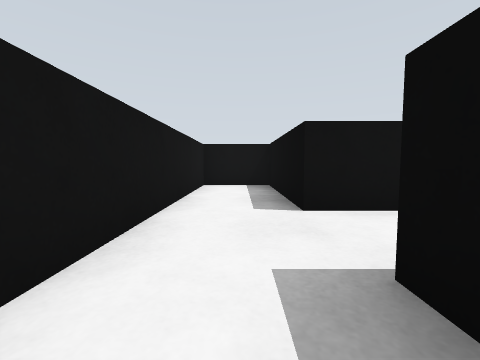
[1] (above)

19 first-person views from a walk through a world built for the Gazebo simulator. The camera is 0.15 m above the floor, tilts 4° down and sees 90° across. The floor is counted in squares, 0.25 m on a side. Each view is taken from the middle of a square. On the plan, view 1 faces up. The plan holds only what a view shows up to about 9 squares ahead; the rest is blank. The place goes on beyond the plan.

[2]
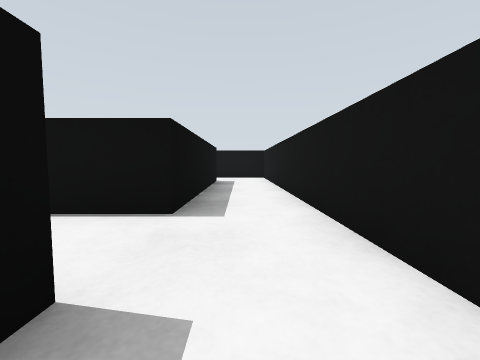

[3]
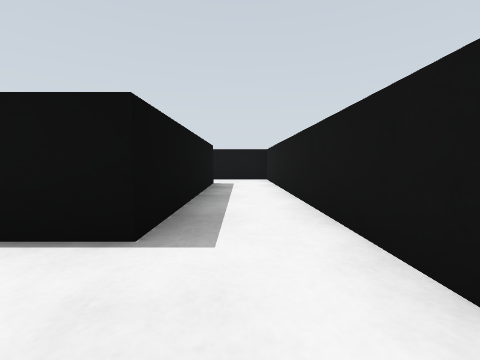

[4]
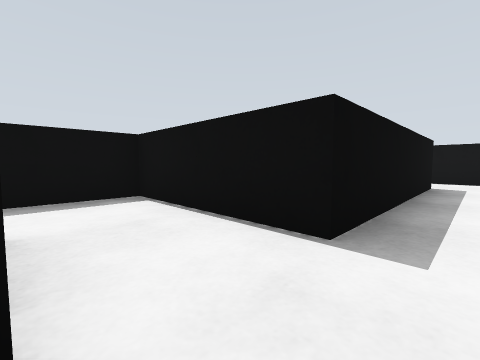

[5]
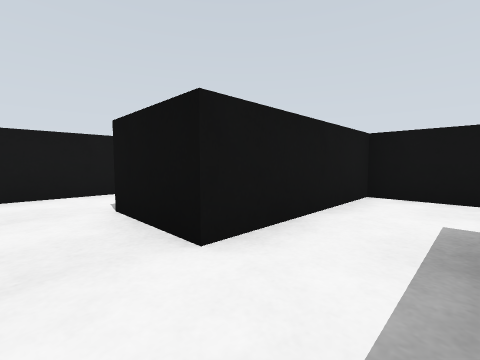

[6]
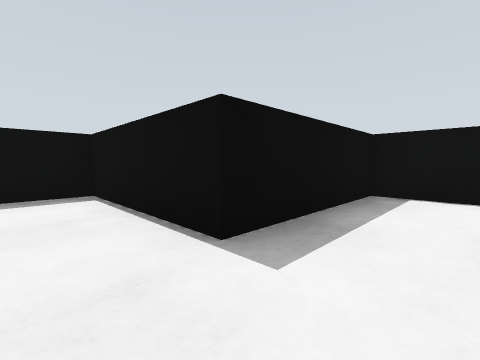

[7]
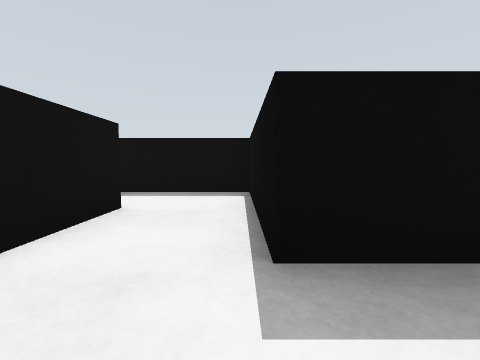

[8]
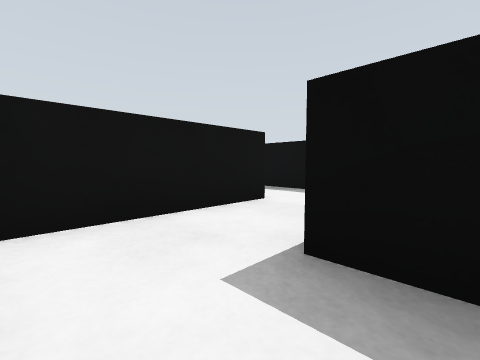

[9]
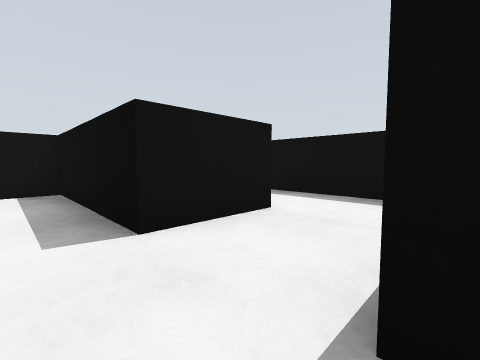

[10]
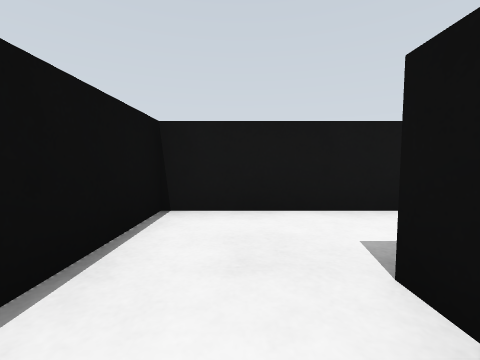

[11]
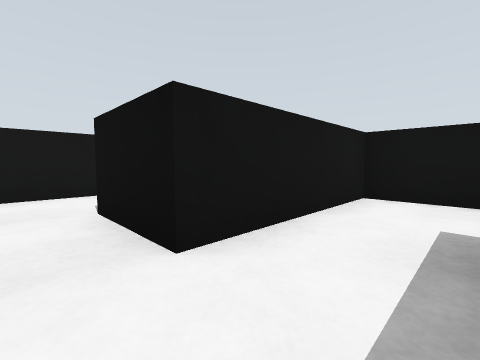

[12]
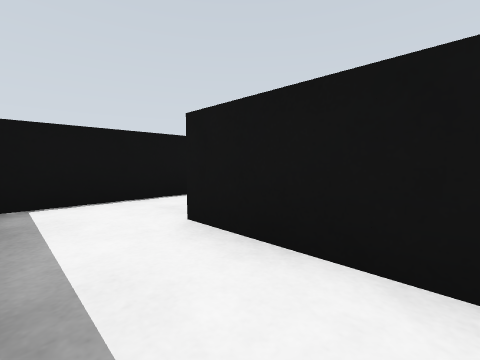

[13]
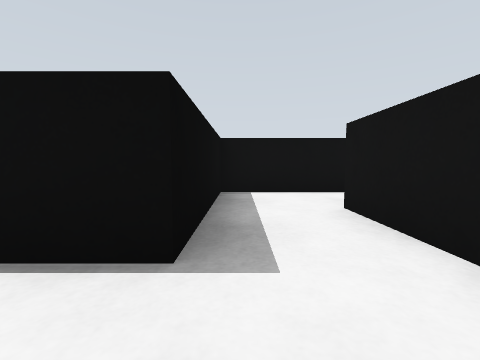

[14]
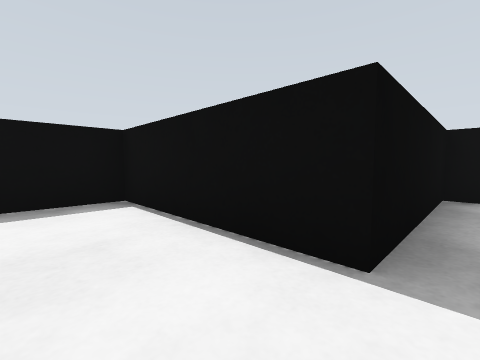

[15]
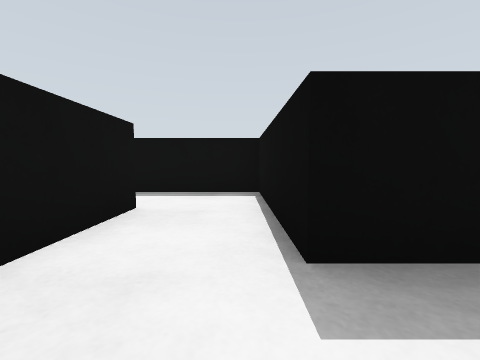

[16]
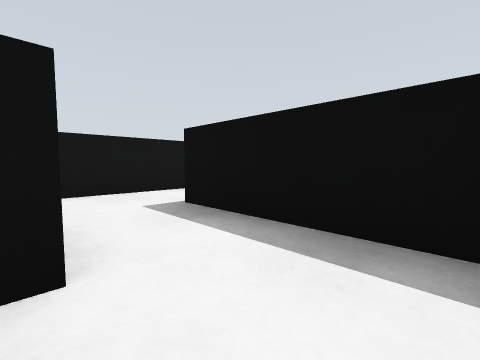

[17]
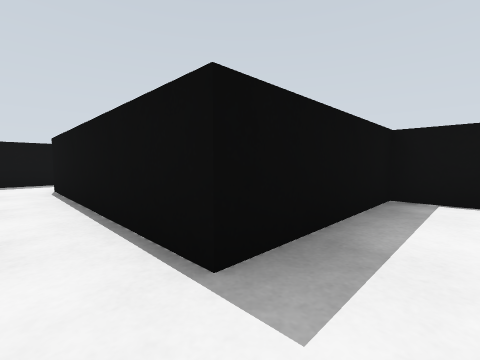

[18]
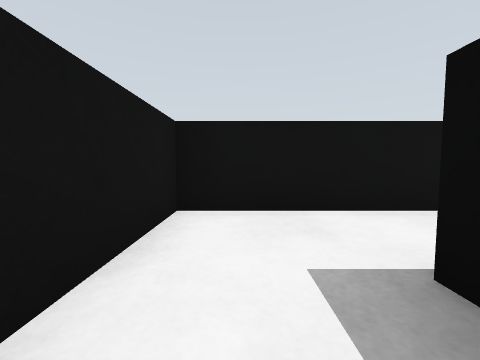

[19]
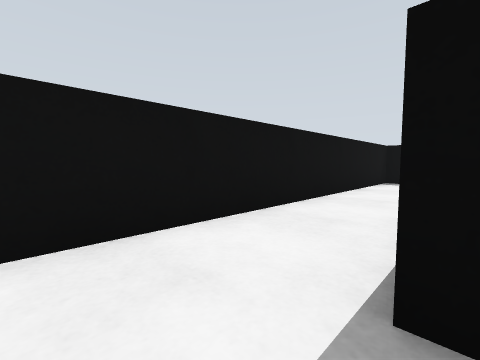

### Floor plan
Ten units are one square. View 1 is at (0, 0); x grows to the right and y downward. Boxes are objects, and circles mark ways between rooms. Rooms are numbered by the first view taken in them; rooms with no view inside come last. Other rooms are left out.
<svg viewBox="-15 -80 172 145">
<path fill="none" stroke="#000" d="M26 -30 8 -30 8 -66 -10 -66 -10 60 24 60M26 42 8 42 8 -12 25 -12M25 -12 44 -12 44 -48M45 -66 26 -66 26 -30M24 60 44 60 44 46M45 6 26 6 26 42M44 46 44 24M62 6 45 6M44 24 80 24 80 5M80 5 80 -12 135 -12M152 -9 152 -30 62 -30 62 -8M62 -66 45 -66M44 -48 80 -48 80 -64"/>
<circle cx="15" cy="-20" r="3" fill="#2a7"/>
<circle cx="15" cy="50" r="3" fill="#2a7"/>
<circle cx="55" cy="-60" r="3" fill="#2a7"/>
<circle cx="35" cy="35" r="3" fill="#2a7"/>
<circle cx="55" cy="15" r="3" fill="#2a7"/>
<circle cx="70" cy="-5" r="3" fill="#2a7"/>
<text x="0" y="0">1</text>
<text x="30" y="-40">2</text>
<text x="30" y="50">3</text>
<text x="30" y="20">4</text>
<text x="60" y="10">5</text>
<text x="100" y="-20">6</text>
<text x="60" y="-60">7</text>
</svg>
Room 1 opens to room 2. Room 1 opens to room 3. Room 2 opens to room 7. Room 3 opens to room 4. Room 4 opens to room 5. Room 5 opens to room 6.

Where each view was taken, in squares from view 1:
view 1: 0 up, 0 right, facing up
view 2: 4 up, 0 right, facing down
view 3: 3 up, 0 right, facing down
view 4: 3 up, 0 right, facing down-right
view 5: 2 up, 4 right, facing up-left
view 6: 6 up, 3 right, facing down-right
view 7: 5 up, 3 right, facing right
view 8: 4 up, 3 right, facing up-right
view 9: 1 up, 0 right, facing up-right
view 10: 5 down, 2 right, facing left
view 11: 5 down, 4 right, facing up-left
view 12: 2 down, 4 right, facing down-left
view 13: 1 down, 4 right, facing down
view 14: 1 down, 4 right, facing down-right
view 15: 2 down, 3 right, facing right
view 16: 2 down, 6 right, facing up-right
view 17: 2 up, 7 right, facing down-right
view 18: 0 up, 7 right, facing up
view 19: 1 up, 7 right, facing up-right
